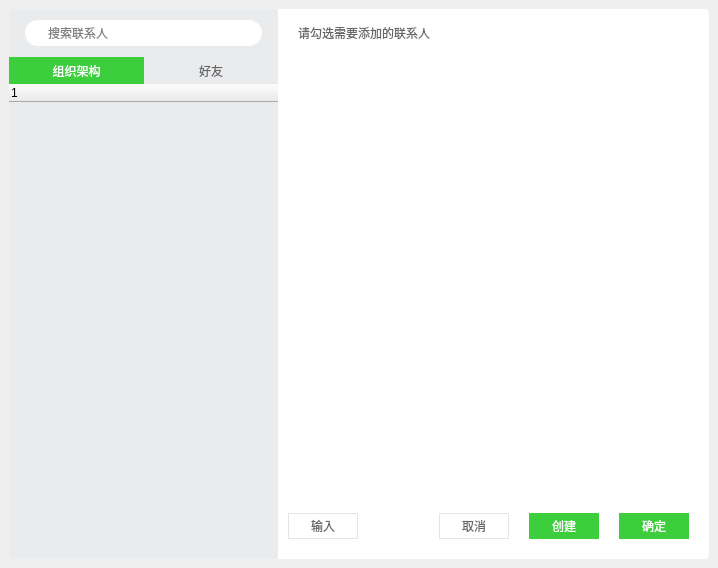
<?xml version="1.0" encoding="UTF-8"?>
<ui version="4.0">
 <class>CreateNewGroup</class>
 <widget class="QWidget" name="CreateNewGroup">
  <property name="geometry">
   <rect>
    <x>0</x>
    <y>0</y>
    <width>718</width>
    <height>568</height>
   </rect>
  </property>
  <property name="windowTitle">
   <string>CreateNewGroup</string>
  </property>
  <property name="styleSheet">
   <string notr="true">QWidget{
    font-family:微软雅黑;
}
QWidget#leftPanel{
    background-color:#EAEBED;
	border-bottom-left-radius: 4px;
	border-top-left-radius: 4px;
}
QWidget#rightPanel{
	border-bottom-right-radius: 4px;
	border-top-right-radius: 4px;	
    background-color:#FFFFFF;
}
QTreeWidget,QListWidget{
    border:none;
    background-color:#00000000;
}
QTreeWidget::branch{
	border-image:none;
	image:none;
}

QLineEdit#searchEdit{
    padding-left:20px;
    border:1px solid #FFFFFF;
    border-radius: 13px;
}

QLabel{
    color:#666666;
}

QPushButton#ok,#next,#pushButton_creategroup{
	 border-radius: 0px;
    color:#FFFFFF;
    background-color:#3DCE3D;
}
QPushButton#ok:disabled,#next:disabled,#pushButton_creategroup:disabled{
    background-color:#9DE69D;
}
QPushButton#ok:hover,#next:hover,#pushButton_creategroup:hover{
    background-color:#38C738;
}
QPushButton#ok:pressed,#next:pressed,#pushButton_creategroup:pressed{
    background-color:#2FB82F;
}

QPushButton#cancle,#edit{
    color:#666666;
    border:1px solid #E5E5E5;
}
QPushButton#cancle:hover,#edit:hover{
    background-color:#f5f5f5;
}
QPushButton#cancle:pressed,#edit:pressed{
    background-color:#EBEBEB;
}

QPushButton#close{
	height:27px;
	width:30px;
	background:#00000000;
	border-image: url(:/Images/close_normal.png); 
}
QPushButton#close:hover{
	background:#F25561;
	border-image: url(:/Images/close_hover.png);  
}
QPushButton#close:pressed{
	background:#E74450;
	border-image: url(:/Images/close_hover.png);  
}



QPushButton#tabFriend,#tabDeps{
	height:27px;
	background:#00000000;
	border:none;
	color:#666666;
}

QPushButton#tabFriend:checked,#tabDeps:checked{
	border:none;
	color:#FFFFFF;
    background-color:#3DCE3D;
}</string>
  </property>
  <layout class="QVBoxLayout" name="verticalLayout_9">
   <property name="spacing">
    <number>0</number>
   </property>
   <property name="leftMargin">
    <number>0</number>
   </property>
   <property name="topMargin">
    <number>0</number>
   </property>
   <property name="rightMargin">
    <number>0</number>
   </property>
   <property name="bottomMargin">
    <number>0</number>
   </property>
   <item>
    <widget class="QWidget" name="shadowbg" native="true">
     <layout class="QHBoxLayout" name="horizontalLayout_4">
      <property name="spacing">
       <number>0</number>
      </property>
      <property name="leftMargin">
       <number>8</number>
      </property>
      <property name="topMargin">
       <number>8</number>
      </property>
      <property name="rightMargin">
       <number>8</number>
      </property>
      <property name="bottomMargin">
       <number>8</number>
      </property>
      <item>
       <widget class="QWidget" name="shadowinnerbg" native="true">
        <layout class="QHBoxLayout" name="horizontalLayout">
         <property name="spacing">
          <number>0</number>
         </property>
         <property name="leftMargin">
          <number>1</number>
         </property>
         <property name="topMargin">
          <number>1</number>
         </property>
         <property name="rightMargin">
          <number>1</number>
         </property>
         <property name="bottomMargin">
          <number>1</number>
         </property>
         <item>
          <widget class="QSplitter" name="splitter">
           <property name="minimumSize">
            <size>
             <width>700</width>
             <height>550</height>
            </size>
           </property>
           <property name="maximumSize">
            <size>
             <width>16777215</width>
             <height>16777215</height>
            </size>
           </property>
           <property name="orientation">
            <enum>Qt::Horizontal</enum>
           </property>
           <property name="handleWidth">
            <number>0</number>
           </property>
           <property name="childrenCollapsible">
            <bool>false</bool>
           </property>
           <widget class="QWidget" name="leftPanel" native="true">
            <property name="maximumSize">
             <size>
              <width>16777215</width>
              <height>16777215</height>
             </size>
            </property>
            <layout class="QVBoxLayout" name="verticalLayout_3">
             <property name="spacing">
              <number>0</number>
             </property>
             <property name="leftMargin">
              <number>0</number>
             </property>
             <property name="topMargin">
              <number>0</number>
             </property>
             <property name="rightMargin">
              <number>0</number>
             </property>
             <property name="bottomMargin">
              <number>0</number>
             </property>
             <item>
              <widget class="QWidget" name="widget_5" native="true">
               <property name="minimumSize">
                <size>
                 <width>0</width>
                 <height>48</height>
                </size>
               </property>
               <property name="maximumSize">
                <size>
                 <width>16777215</width>
                 <height>48</height>
                </size>
               </property>
               <layout class="QVBoxLayout" name="verticalLayout_5">
                <property name="spacing">
                 <number>0</number>
                </property>
                <property name="leftMargin">
                 <number>16</number>
                </property>
                <property name="topMargin">
                 <number>0</number>
                </property>
                <property name="rightMargin">
                 <number>16</number>
                </property>
                <property name="bottomMargin">
                 <number>0</number>
                </property>
                <item>
                 <widget class="QLineEdit" name="searchEdit">
                  <property name="minimumSize">
                   <size>
                    <width>0</width>
                    <height>26</height>
                   </size>
                  </property>
                  <property name="text">
                   <string/>
                  </property>
                  <property name="placeholderText">
                   <string>搜索联系人</string>
                  </property>
                 </widget>
                </item>
               </layout>
              </widget>
             </item>
             <item>
              <widget class="QWidget" name="tabhodler" native="true">
               <layout class="QHBoxLayout" name="horizontalLayout_5">
                <property name="spacing">
                 <number>0</number>
                </property>
                <property name="leftMargin">
                 <number>0</number>
                </property>
                <property name="topMargin">
                 <number>0</number>
                </property>
                <property name="rightMargin">
                 <number>0</number>
                </property>
                <property name="bottomMargin">
                 <number>0</number>
                </property>
                <item>
                 <widget class="QPushButton" name="tabDeps">
                  <property name="text">
                   <string>组织架构</string>
                  </property>
                  <property name="icon">
                   <iconset resource="localman.qrc">
                    <normaloff>:/Images/icon_go_hover.png</normaloff>:/Images/icon_go_hover.png</iconset>
                  </property>
                  <property name="checkable">
                   <bool>true</bool>
                  </property>
                  <property name="checked">
                   <bool>true</bool>
                  </property>
                  <property name="autoExclusive">
                   <bool>true</bool>
                  </property>
                  <property name="flat">
                   <bool>true</bool>
                  </property>
                 </widget>
                </item>
                <item>
                 <widget class="QPushButton" name="tabFriend">
                  <property name="text">
                   <string>好友</string>
                  </property>
                  <property name="icon">
                   <iconset resource="localman.qrc">
                    <normaloff>:/Images/mainpanel_group_down.png</normaloff>:/Images/mainpanel_group_down.png</iconset>
                  </property>
                  <property name="checkable">
                   <bool>true</bool>
                  </property>
                  <property name="autoExclusive">
                   <bool>true</bool>
                  </property>
                  <property name="flat">
                   <bool>true</bool>
                  </property>
                 </widget>
                </item>
               </layout>
              </widget>
             </item>
             <item>
              <widget class="QStackedWidget" name="stackedWidget">
               <property name="currentIndex">
                <number>0</number>
               </property>
               <widget class="QWidget" name="memberpage">
                <layout class="QVBoxLayout" name="verticalLayout_6">
                 <property name="spacing">
                  <number>0</number>
                 </property>
                 <property name="leftMargin">
                  <number>0</number>
                 </property>
                 <property name="topMargin">
                  <number>0</number>
                 </property>
                 <property name="rightMargin">
                  <number>0</number>
                 </property>
                 <property name="bottomMargin">
                  <number>0</number>
                 </property>
                 <item>
                  <widget class="SlidingStackedWidget" name="memberstack">
                   <property name="currentIndex">
                    <number>1</number>
                   </property>
                   <widget class="QWidget" name="jiagoupage">
                    <layout class="QVBoxLayout" name="verticalLayout_8">
                     <property name="spacing">
                      <number>0</number>
                     </property>
                     <property name="leftMargin">
                      <number>0</number>
                     </property>
                     <property name="topMargin">
                      <number>0</number>
                     </property>
                     <property name="rightMargin">
                      <number>0</number>
                     </property>
                     <property name="bottomMargin">
                      <number>0</number>
                     </property>
                     <item>
                      <widget class="QTreeWidget" name="jiagouTreeWidget">
                       <property name="minimumSize">
                        <size>
                         <width>10</width>
                         <height>10</height>
                        </size>
                       </property>
                       <column>
                        <property name="text">
                         <string notr="true">1</string>
                        </property>
                       </column>
                      </widget>
                     </item>
                    </layout>
                   </widget>
                   <widget class="QWidget" name="friendPage">
                    <layout class="QVBoxLayout" name="verticalLayout_7">
                     <property name="spacing">
                      <number>0</number>
                     </property>
                     <property name="leftMargin">
                      <number>0</number>
                     </property>
                     <property name="topMargin">
                      <number>0</number>
                     </property>
                     <property name="rightMargin">
                      <number>0</number>
                     </property>
                     <property name="bottomMargin">
                      <number>0</number>
                     </property>
                     <item>
                      <widget class="QTreeWidget" name="friendList">
                       <column>
                        <property name="text">
                         <string notr="true">1</string>
                        </property>
                       </column>
                      </widget>
                     </item>
                    </layout>
                   </widget>
                  </widget>
                 </item>
                </layout>
               </widget>
               <widget class="QWidget" name="searchpage">
                <layout class="QVBoxLayout" name="verticalLayout">
                 <property name="spacing">
                  <number>0</number>
                 </property>
                 <property name="leftMargin">
                  <number>0</number>
                 </property>
                 <property name="topMargin">
                  <number>0</number>
                 </property>
                 <property name="rightMargin">
                  <number>0</number>
                 </property>
                 <property name="bottomMargin">
                  <number>0</number>
                 </property>
                 <item>
                  <widget class="QTreeWidget" name="searchTreeWidget">
                   <column>
                    <property name="text">
                     <string notr="true">1</string>
                    </property>
                   </column>
                  </widget>
                 </item>
                </layout>
               </widget>
              </widget>
             </item>
            </layout>
           </widget>
           <widget class="QWidget" name="rightPanel" native="true">
            <property name="maximumSize">
             <size>
              <width>16777215</width>
              <height>16777215</height>
             </size>
            </property>
            <layout class="QVBoxLayout" name="verticalLayout_4">
             <property name="spacing">
              <number>0</number>
             </property>
             <property name="leftMargin">
              <number>0</number>
             </property>
             <property name="topMargin">
              <number>0</number>
             </property>
             <property name="rightMargin">
              <number>0</number>
             </property>
             <property name="bottomMargin">
              <number>0</number>
             </property>
             <item>
              <widget class="QWidget" name="widget_6" native="true">
               <property name="minimumSize">
                <size>
                 <width>0</width>
                 <height>48</height>
                </size>
               </property>
               <property name="maximumSize">
                <size>
                 <width>16777215</width>
                 <height>48</height>
                </size>
               </property>
               <layout class="QHBoxLayout" name="horizontalLayout_2">
                <property name="spacing">
                 <number>0</number>
                </property>
                <property name="leftMargin">
                 <number>20</number>
                </property>
                <property name="topMargin">
                 <number>0</number>
                </property>
                <property name="rightMargin">
                 <number>0</number>
                </property>
                <property name="bottomMargin">
                 <number>0</number>
                </property>
                <item>
                 <widget class="QLabel" name="headcount">
                  <property name="minimumSize">
                   <size>
                    <width>0</width>
                    <height>0</height>
                   </size>
                  </property>
                  <property name="maximumSize">
                   <size>
                    <width>16777215</width>
                    <height>16777215</height>
                   </size>
                  </property>
                  <property name="text">
                   <string>请勾选需要添加的联系人</string>
                  </property>
                  <property name="wordWrap">
                   <bool>false</bool>
                  </property>
                 </widget>
                </item>
                <item>
                 <spacer name="horizontalSpacer">
                  <property name="orientation">
                   <enum>Qt::Horizontal</enum>
                  </property>
                  <property name="sizeHint" stdset="0">
                   <size>
                    <width>40</width>
                    <height>20</height>
                   </size>
                  </property>
                 </spacer>
                </item>
                <item>
                 <widget class="QWidget" name="widget_2" native="true">
                  <layout class="QVBoxLayout" name="verticalLayout_2">
                   <property name="spacing">
                    <number>0</number>
                   </property>
                   <property name="leftMargin">
                    <number>0</number>
                   </property>
                   <property name="topMargin">
                    <number>0</number>
                   </property>
                   <property name="rightMargin">
                    <number>0</number>
                   </property>
                   <property name="bottomMargin">
                    <number>0</number>
                   </property>
                   <item>
                    <widget class="QPushButton" name="close">
                     <property name="text">
                      <string/>
                     </property>
                     <property name="flat">
                      <bool>true</bool>
                     </property>
                    </widget>
                   </item>
                   <item>
                    <spacer name="verticalSpacer">
                     <property name="orientation">
                      <enum>Qt::Vertical</enum>
                     </property>
                     <property name="sizeHint" stdset="0">
                      <size>
                       <width>20</width>
                       <height>40</height>
                      </size>
                     </property>
                    </spacer>
                   </item>
                  </layout>
                 </widget>
                </item>
               </layout>
              </widget>
             </item>
             <item>
              <widget class="QListWidget" name="listWidget"/>
             </item>
             <item>
              <widget class="QWidget" name="widget_3" native="true">
               <property name="styleSheet">
                <string notr="true"/>
               </property>
               <layout class="QHBoxLayout" name="horizontalLayout_3">
                <property name="spacing">
                 <number>20</number>
                </property>
                <property name="leftMargin">
                 <number>10</number>
                </property>
                <property name="topMargin">
                 <number>0</number>
                </property>
                <property name="rightMargin">
                 <number>20</number>
                </property>
                <property name="bottomMargin">
                 <number>20</number>
                </property>
                <item>
                 <widget class="QPushButton" name="edit">
                  <property name="minimumSize">
                   <size>
                    <width>70</width>
                    <height>26</height>
                   </size>
                  </property>
                  <property name="maximumSize">
                   <size>
                    <width>70</width>
                    <height>16777215</height>
                   </size>
                  </property>
                  <property name="text">
                   <string>输入</string>
                  </property>
                  <property name="flat">
                   <bool>true</bool>
                  </property>
                 </widget>
                </item>
                <item>
                 <spacer name="horizontalSpacer_2">
                  <property name="orientation">
                   <enum>Qt::Horizontal</enum>
                  </property>
                  <property name="sizeHint" stdset="0">
                   <size>
                    <width>40</width>
                    <height>20</height>
                   </size>
                  </property>
                 </spacer>
                </item>
                <item>
                 <widget class="QPushButton" name="cancle">
                  <property name="sizePolicy">
                   <sizepolicy hsizetype="Minimum" vsizetype="Fixed">
                    <horstretch>0</horstretch>
                    <verstretch>0</verstretch>
                   </sizepolicy>
                  </property>
                  <property name="minimumSize">
                   <size>
                    <width>70</width>
                    <height>26</height>
                   </size>
                  </property>
                  <property name="maximumSize">
                   <size>
                    <width>70</width>
                    <height>16777215</height>
                   </size>
                  </property>
                  <property name="text">
                   <string>取消</string>
                  </property>
                  <property name="flat">
                   <bool>true</bool>
                  </property>
                 </widget>
                </item>
                <item>
                 <widget class="QPushButton" name="pushButton_creategroup">
                  <property name="minimumSize">
                   <size>
                    <width>70</width>
                    <height>26</height>
                   </size>
                  </property>
                  <property name="maximumSize">
                   <size>
                    <width>70</width>
                    <height>26</height>
                   </size>
                  </property>
                  <property name="text">
                   <string>创建</string>
                  </property>
                 </widget>
                </item>
                <item>
                 <widget class="QPushButton" name="ok">
                  <property name="minimumSize">
                   <size>
                    <width>70</width>
                    <height>26</height>
                   </size>
                  </property>
                  <property name="maximumSize">
                   <size>
                    <width>70</width>
                    <height>60</height>
                   </size>
                  </property>
                  <property name="text">
                   <string>确定</string>
                  </property>
                  <property name="flat">
                   <bool>true</bool>
                  </property>
                 </widget>
                </item>
               </layout>
              </widget>
             </item>
            </layout>
           </widget>
          </widget>
         </item>
        </layout>
       </widget>
      </item>
     </layout>
    </widget>
   </item>
  </layout>
 </widget>
 <layoutdefault spacing="6" margin="11"/>
 <customwidgets>
  <customwidget>
   <class>SlidingStackedWidget</class>
   <extends>QStackedWidget</extends>
   <header>slidingstackedwidget.h</header>
   <container>1</container>
  </customwidget>
 </customwidgets>
 <resources>
  <include location="localman.qrc"/>
 </resources>
 <connections/>
</ui>
